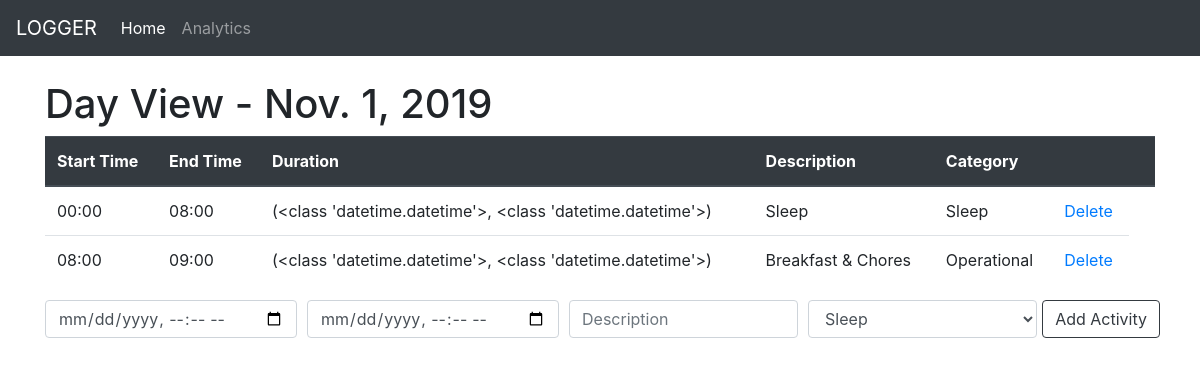
The page /13/ on the database its author committed.
### logbook/models.py (models this page shows, shortened)
class Day(models.Model):
    entryDate = models.DateField('Date of Day')

class Activity(models.Model):
    CATEGORY_CHOICES = (
        ('Sleep','SLEEP'),
        ('Academics','ACADEMICS'),
        ('Leisure','LEISURE'),
        ('Mental Health','MENTAL HEALTH'),
        ('Personal Development', 'PERSONAL DEVELOPMENT'),
        ('Professional Development', 'PROFESSIONAL DEVELOPMENT'),
        ('Operational', 'OPERATIONAL'),
        ('Excercise', 'EXCERCISE'),
        ('Health', 'HEALTH')
    )
    day = models.ForeignKey(Day, on_delete=models.CASCADE)
    startTime = models.DateTimeField(default=datetime.datetime.now(), blank=True)
    endTime = models.DateTimeField(default=datetime.datetime.now(), blank=True)
    description = models.CharField(max_length=200)
    category = models.CharField(max_length=50, choices=CATEGORY_CHOICES)
    def get_duration(self):
        return type(self.startTime), type(self.endTime)

### logbook/views.py (the view)
# urls.py: path('<int:day_id>/', views.dayView, name='day-view'),
def dayView(request, day_id):
    day = get_object_or_404(Day, id=day_id)
    if request.method == 'POST':
        p = request.POST.copy()
        form = ActivityForm(p)
        form.data["startTime"] = arrow.get(request.POST["startTime"],'YYYY-MM-DDTHH:mm').datetime
        form.data["endTime"] = arrow.get(request.POST["endTime"],'YYYY-MM-DDTHH:mm').datetime
        print(form.data)
        if form.is_valid():
            activity = Activity()
            activity.day = day
            activity.startTime = arrow.get(request.POST["startTime"],'YYYY-MM-DDTHH:mm').datetime
            print(type(activity.startTime))
            activity.endTime = arrow.get(request.POST["endTime"],'YYYY-MM-DDTHH:mm').datetime
            print(type(activity.endTime))
            activity.description = form.cleaned_data["description"]
            activity.category = form.cleaned_data["category"]
            activity.save()
            messages.success(request, ('Activity has been added!'))
            return render(request, 'logbook/day-detail.html', {'day': day})
        else:
            messages.error(request, ('Error: Try again.'))
            return render(request, 'logbook/day-detail.html', {'day': day})
    else:
        return render(request, 'logbook/day-detail.html', {'day': day})

### logbook/templates/logbook/day-detail.html (shortened to what this page needs)
{% extends 'logbook/base.html' %}
{% block content %}
<h1> Day View - {{ day.entryDate}}</h1>
<div class="table-responsive">
<table class='table table-hover'>
    <thead class='thead-dark'>
        <tr>
            <th>Start Time</th>
            <th>End Time</th>
            <th>Duration</th>
            <th>Description</th>
            <th colspan="2">Category</th>
            <th></th>
        </tr>
    </thead>
    {% for activity in day.activity_set.all %}
        <tr>
            <td>{{ activity.startTime | date:'H:i' }}</td>
            <td>{{ activity.endTime | date:'H:i' }}</td>
            <td>{{ activity.get_duration}}</td>
            <td>{{ activity.description }}</td>
            <td>{{ activity.category }}</td>
            <td> <a href="{% url 'logbook:delete-activity' activity.id %}">Delete</a> </td>
        </tr>
    {% endfor %}
</table>
</div>
<div>
    <form method="POST">
        <div class="form-row">
            <div class="col">
                <input type="datetime-local" class="form-control" placeholder="Start Time" name="startTime">
            </div>
            <div class="col">
                <input type="datetime-local" class="form-control" placeholder="End Time" name="endTime">
            </div>
            <div class="col">
                    <input type="text" class="form-control" placeholder="Description" name="description">
            </div>
            <div class="col">
                    <select id = "category" class="form-control" name="category">
                            <option value = "Sleep">Sleep</option>
                    </select>
            </div>
            <button class="btn btn-outline-dark my-2 my-sm-0" type="submit">Add Activity</button>
        </div>
    </form>
</div>
{% endblock %}

### rows shown on the page
Day: entryDate "Nov. 1, 2019"
Activity: startTime "00:00", endTime "08:00", get_duration "(<class 'datetime.datetime'>, <class 'datetime.datetime'>)", description "Sleep", category "Sleep"
Activity: startTime "08:00", endTime "09:00", get_duration "(<class 'datetime.datetime'>, <class 'datetime.datetime'>)", description "Breakfast & Chores", category "Operational"
